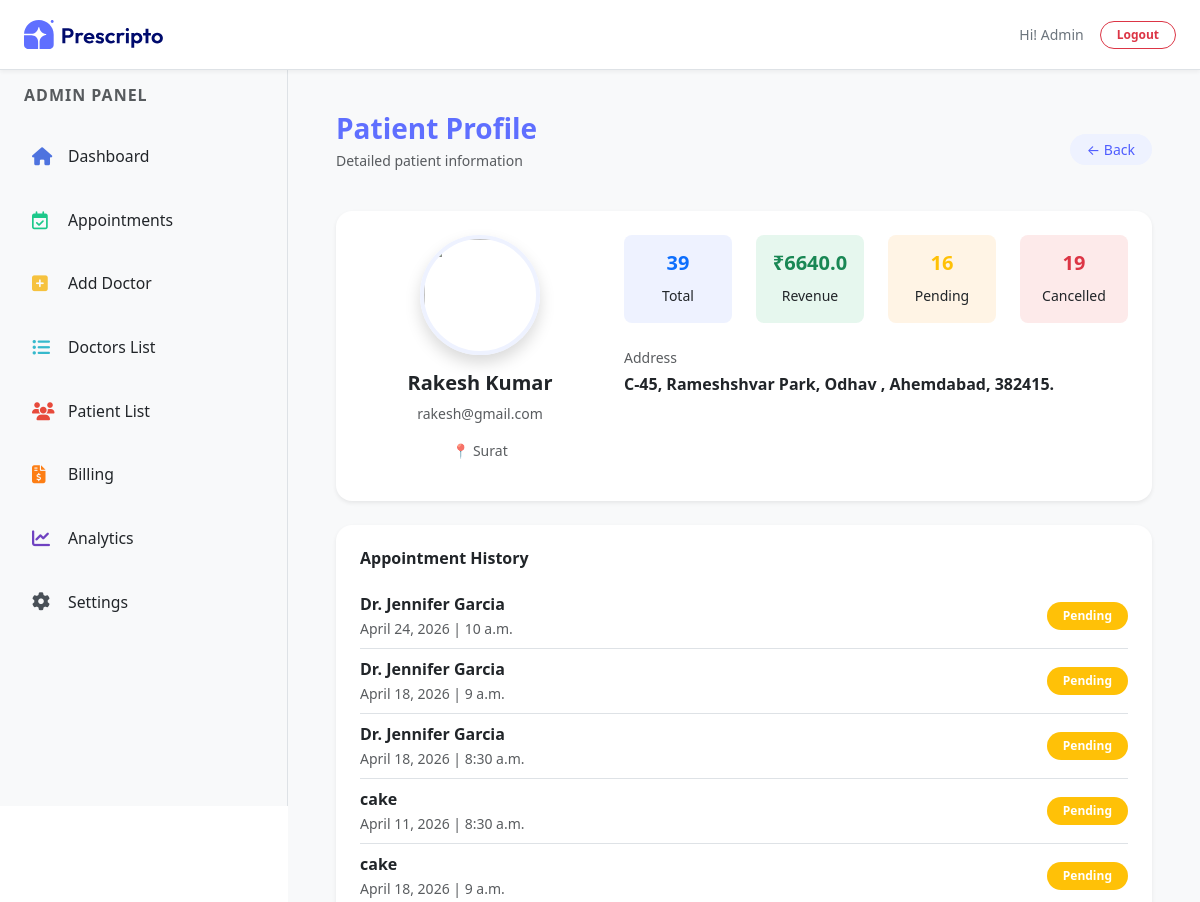
The app's page /patient/4/ (signed in, upper part), older data.
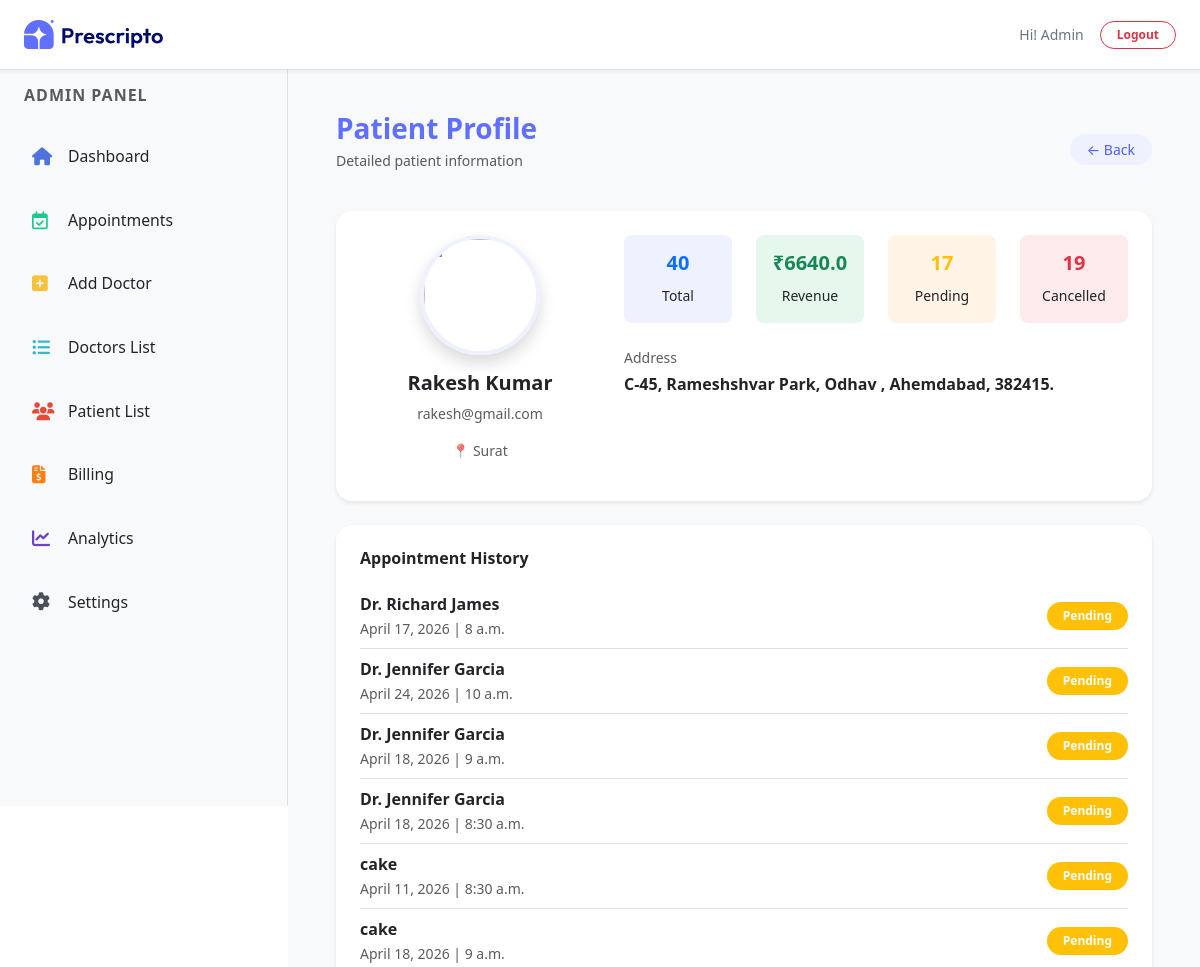
The same page, newer data.
### appointment/models.py (models this page shows, shortened)
class Appointment(models.Model):
    STATUS_CHOICES = (
        ('Pending', 'Pending'),
        ('Approved', 'Approved'),
        ('Cancelled', 'Cancelled'),
    )
    PAYMENT_METHOD = (
        ('Cash', 'Cash'),
        ('Online', 'Online'),
    )
    user = models.ForeignKey(
        Patients,
        on_delete=models.CASCADE,
        related_name='appointments'
    )
    doctor = models.ForeignKey(Doctor, on_delete=models.CASCADE)
    appointment_date = models.DateField()
    appointment_time = models.TimeField()
    status = models.CharField(max_length=10, choices=STATUS_CHOICES, default='Pending')
    payment_method = models.CharField(max_length=10, choices=PAYMENT_METHOD, default='Cash')
    is_billed = models.BooleanField(default=False)
    created_at = models.DateTimeField(auto_now_add=True)

class Doctor(models.Model):
    image = CloudinaryField('image', folder='doctor_image')
    name = models.CharField(max_length=100)
    email = models.EmailField()
    username = models.CharField(max_length=255, unique=True)
    password = models.CharField(max_length=100)
    experience = models.IntegerField()
    fees = models.FloatField()
    category = models.ForeignKey(Category, on_delete=models.CASCADE)
    degree = models.CharField(max_length=50)
    about = models.TextField()
    address = models.TextField()
    available = models.BooleanField(default=True)

### appointment/views.py (the view)
# urls.py: path('patient/<int:id>/', views.patient_detail, name='patient_detail'),
@login_required(login_url='/dash_login')
@staff_member_required
def patient_detail(request, id):
    patient = get_object_or_404(Patients, id=id)
    stats = Appointment.objects.filter(user=patient).aggregate(
        total_appointments=Count('id'),
        total_bill=Sum('doctor__fees', filter=Q(status='Approved')),
        pending=Count('id', filter=Q(status='Pending')),
        cancelled=Count('id', filter=Q(status='Cancelled')),
    )
    appointments = Appointment.objects.filter(user=patient).order_by('-created_at')
    context = {
        'patient': patient,
        'appointments': appointments,
        'stats': stats,
        'action': 'patient_detail',
        "role": "admin"
    }
    return render(request, 'dashboard/patient_detail.html', context)

### templates/dashboard/patient_detail.html (shortened to what the changed rows need)
{% extends "dashboard/layout.html" %}
{% load static %}
{% block contant %}
<section class="p-5 bg-light" style="width: 100%; margin-top: 64px; margin-left: 18rem; padding: 20px;">
    <div class="bg-white rounded-4 shadow-sm p-4 mb-4" data-aos="fade-up">
        <div class="row">
            <div class="col-md-8">
                <div class="row text-center">
                    <div class="col-3">
                        <div class="p-3 rounded-3"
                            style="background:#eef2ff;">
                            <h5 class="fw-bold text-primary">
                                {{ stats.total_appointments|default:"0" }}
                            </h5>
                            <small>Total</small>
                        </div>
                    </div>
                    <div class="col-3">
                        <div class="p-3 rounded-3"
                            style="background:#fff4e5;">
                            <h5 class="fw-bold text-warning">
                                {{ stats.pending|default:"0" }}
                            </h5>
                            <small>Pending</small>
                        </div>
                    </div>
                </div>
            </div>
        </div>
    </div>
    <div class="bg-white rounded-4 shadow-sm p-4" data-aos="fade-up">
        {% for app in appointments %}
        <div class="d-flex justify-content-between align-items-center border-bottom py-2">
            <div>
                <p class="mb-0 fw-semibold">{{ app.doctor.name }}</p>
                <small class="text-muted">
                    {{ app.appointment_date }} | {{ app.appointment_time }}
                </small>
            </div>
            <span class="badge px-3 py-2 rounded-pill
                {% if app.status == 'Approved' %}
                    bg-success
                {% elif app.status == 'Pending' %}
                    bg-warning
                {% else %}
                    bg-danger
                {% endif %}">
                {{ app.status }}
            </span>
        </div>
        {% empty %}
        <p class="text-muted small">No appointments found</p>
        {% endfor %}
    </div>
</section>
{% endblock %}

Row changes from the older to the newer data that the page shows:
added Appointment: doctor.name "Dr. Richard James", appointment_date "April 17, 2026", appointment_time "8 a.m.", status "Pending"
Text that changed along with them:
{{ stats.total_appointments|default:"0" }}: "39" → "40"
{{ stats.pending|default:"0" }}: "16" → "17"
